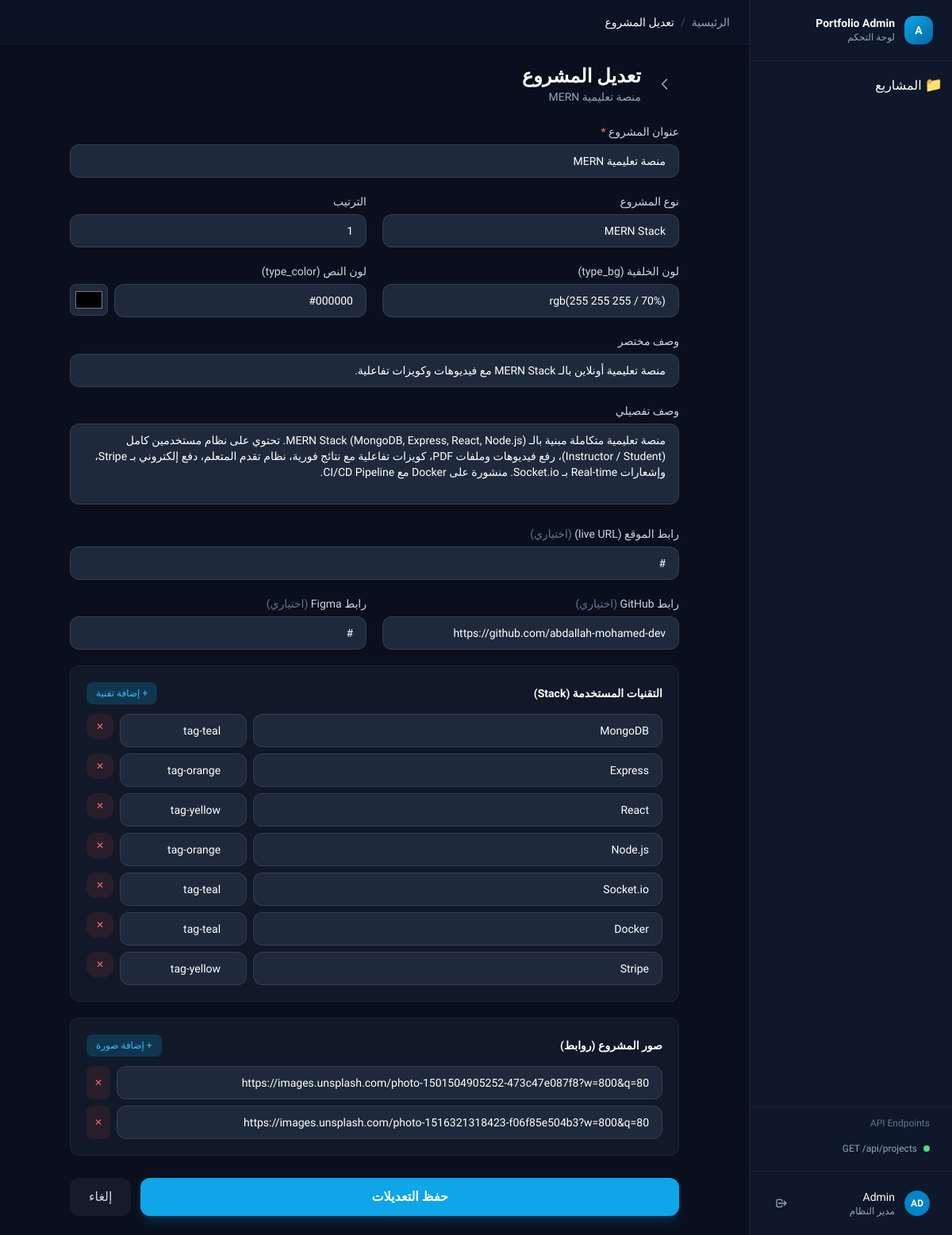
Page /dashboard/projects/1/edit (signed in) on the earlier database version.
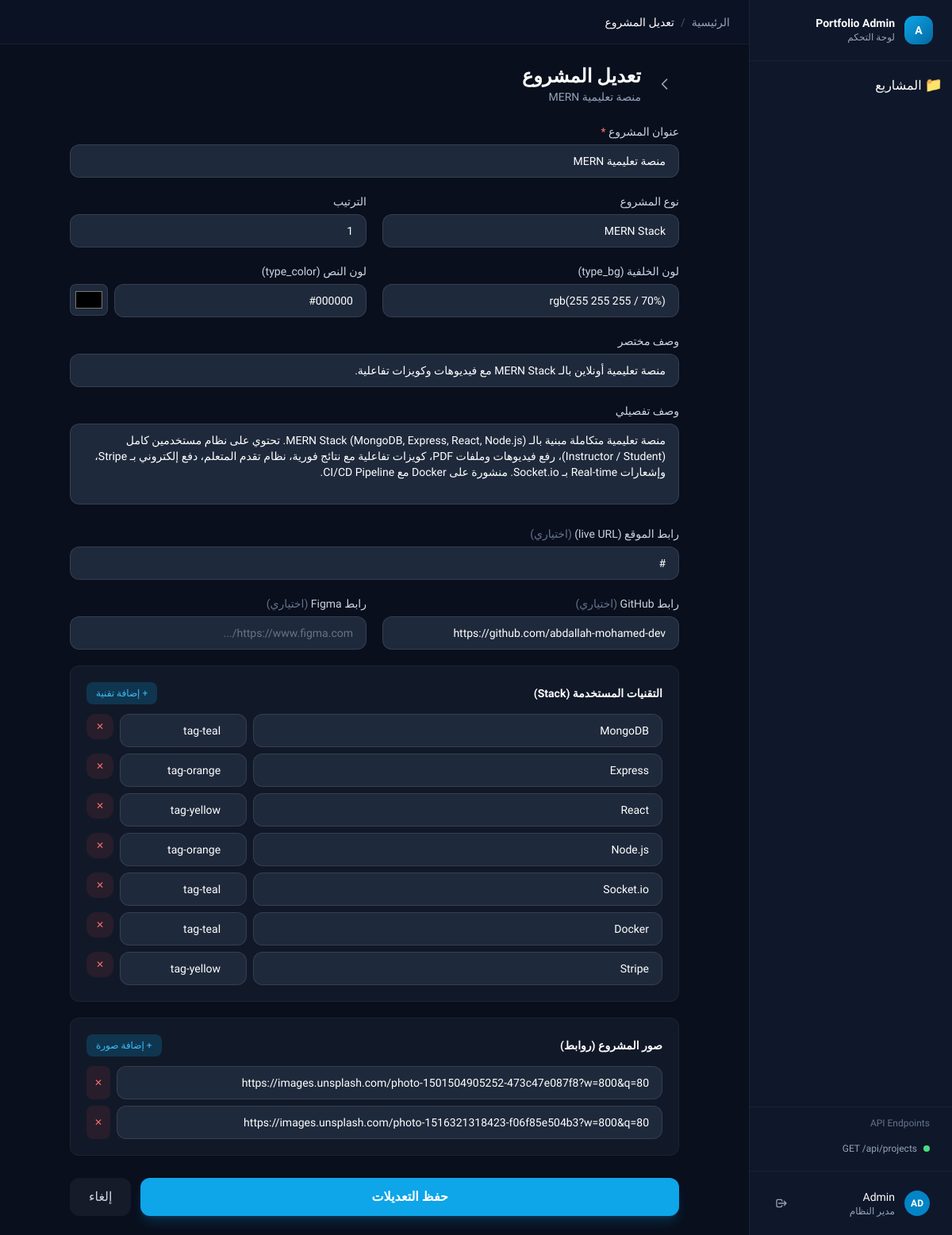
Same page on the later database version.
### tables this page shows
CREATE TABLE projects (
            id          INTEGER PRIMARY KEY AUTOINCREMENT,
            title       TEXT    NOT NULL,
            type        TEXT    NOT NULL DEFAULT '',
            type_bg     TEXT    NOT NULL DEFAULT 'rgba(255,255,255,0.1)',
            type_color  TEXT    NOT NULL DEFAULT '#ffffff',
            short_desc  TEXT    NOT NULL DEFAULT '',
            full_desc   TEXT    NOT NULL DEFAULT '',
            stack       TEXT    NOT NULL DEFAULT '[]',
            stack_colors TEXT   NOT NULL DEFAULT '[]',
            images      TEXT    NOT NULL DEFAULT '[]',
            live_url    TEXT    NOT NULL DEFAULT '#',
            github_url  TEXT    NOT NULL DEFAULT '#',
            figma_url   TEXT    NOT NULL DEFAULT '#',
            sort_order  INTEGER NOT NULL DEFAULT 0,
            created_at  TEXT    NOT NULL DEFAULT (datetime('now'))
        );

### config/auth.php (called while the page is built, shortened)
<?php
function isLoggedIn(): bool
{
    return isset($_SESSION['admin_logged_in']) && $_SESSION['admin_logged_in'] === true;
}

### modules/projects/form_fields.php (the view, shortened to what this page needs)
<?php
$p = $project ?? [];
$v = function(string $key, string $default = '') use ($p): string {
    return htmlspecialchars($p[$key] ?? $default, ENT_QUOTES, 'UTF-8');
};
$stackArr  = json_decode($p['stack']        ?? '[]', true) ?: [];
$colorsArr = json_decode($p['stack_colors'] ?? '[]', true) ?: [];
$imagesArr = json_decode($p['images']       ?? '[]', true) ?: [];
$frmL = "block text-sm text-slate-300 font-medium mb-1.5";
$frmI = "w-full bg-slate-800 border border-white/10 rounded-xl px-4 py-2.5 text-white placeholder-slate-500 focus:outline-none focus:ring-2 focus:ring-sky-500/50 focus:border-sky-500/50 transition-all text-sm";
?>
<div class="grid grid-cols-1 sm:grid-cols-2 gap-5">
    <div class="sm:col-span-2">
        <label class="<?= $frmL ?>">عنوان المشروع <span class="text-red-400">*</span></label>
        <input type="text" name="title" required value="<?= $v('title') ?>" class="<?= $frmI ?>" placeholder="e.g. منصة تعليمية MERN">
    </div>
    <div>
        <label class="<?= $frmL ?>">نوع المشروع</label>
        <input type="text" name="type" value="<?= $v('type') ?>" class="<?= $frmI ?>" placeholder="e.g. MERN Stack">
    </div>
    <div>
        <label class="<?= $frmL ?>">الترتيب</label>
        <input type="number" name="sort_order" value="<?= $v('sort_order', '0') ?>" class="<?= $frmI ?>" min="0">
    </div>
    <div>
        <label class="<?= $frmL ?>">لون الخلفية (type_bg)</label>
        <input type="text" name="type_bg" value="<?= $v('type_bg', 'rgba(255,255,255,0.1)') ?>"
               class="<?= $frmI ?>" placeholder="rgba(245,230,66,0.1)">
    </div>
    <div>
        <label class="<?= $frmL ?>">لون النص (type_color)</label>
        <div class="flex gap-2">
            <input type="text" name="type_color" id="typeColorText" value="<?= $v('type_color', '#ffffff') ?>"
                   class="<?= $frmI ?> flex-1" placeholder="#F5E642">
            <input type="color" id="typeColorPicker" value="<?= $v('type_color', '#ffffff') ?>"
                   class="w-12 h-10 rounded-lg border border-white/10 bg-slate-800 cursor-pointer p-1">
        </div>
    </div>
    <div class="sm:col-span-2">
        <label class="<?= $frmL ?>">وصف مختصر</label>
        <input type="text" name="short_desc" value="<?= $v('short_desc') ?>"
               class="<?= $frmI ?>" placeholder="وصف قصير يظهر في البطاقة">
    </div>
    <div class="sm:col-span-2">
        <label class="<?= $frmL ?>">وصف تفصيلي</label>
        <textarea name="full_desc" rows="4" class="<?= $frmI ?> resize-none"
                  placeholder="وصف مفصّل يظهر في صفحة تفاصيل المشروع"><?= $v('full_desc') ?></textarea>
    </div>
    <div class="sm:col-span-2">
        <label class="<?= $frmL ?>">رابط الموقع (live URL) <span class="text-slate-500 font-normal ml-1">(اختياري)</span></label>
        <input type="text" name="live_url" value="<?= $v('live_url', '#') ?>"
               class="<?= $frmI ?>" placeholder="https://...">
    </div>
    <div>
        <label class="<?= $frmL ?>">رابط GitHub <span class="text-slate-500 font-normal ml-1">(اختياري)</span></label>
        <input type="text" name="github_url" value="<?= $v('github_url', '#') ?>"
               class="<?= $frmI ?>" placeholder="https://github.com/...">
    </div>
    <div>
        <label class="<?= $frmL ?>">رابط Figma <span class="text-slate-500 font-normal ml-1">(اختياري)</span></label>
        <input type="text" name="figma_url" value="<?= $v('figma_url', '#') ?>"
               class="<?= $frmI ?>" placeholder="https://www.figma.com/...">
    </div>
</div>
<div class="bg-slate-800/40 border border-white/5 rounded-xl p-5 space-y-3">
    <div class="flex items-center justify-between">
        <label class="text-sm font-semibold text-white">التقنيات المستخدمة (Stack)</label>
        <button type="button" onclick="addStackRow()"
                class="text-xs px-3 py-1.5 bg-sky-500/20 text-sky-400 rounded-lg hover:bg-sky-500/30 transition-all">
            + إضافة تقنية
        </button>
    </div>
    <div id="stack-container" class="space-y-2">
        <?php
        $maxRows = max(count($stackArr), count($colorsArr), 1);
        for ($i = 0; $i < $maxRows; $i++):
            $tag   = htmlspecialchars($stackArr[$i] ?? '', ENT_QUOTES);
            $color = htmlspecialchars($colorsArr[$i] ?? 'tag-teal', ENT_QUOTES);
        ?>
        <div class="flex flex-col sm:flex-row gap-2 stack-row">
            <input type="text" name="stack[]" value="<?= $tag ?>" placeholder="MongoDB"
                   class="<?= $frmI ?> flex-1 text-sm min-w-0">
            <select name="stack_colors[]" class="<?= $frmI ?> sm:w-40 text-sm appearance-none pr-8">
                <?php foreach (['tag-teal','tag-orange','tag-yellow','tag-pink','tag-purple','tag-blue'] as $c): ?>
                    <option value="<?= $c ?>" <?= $color === $c ? 'selected' : '' ?>><?= $c ?></option>
                <?php endforeach; ?>
            </select>
            <button type="button" onclick="this.closest('.stack-row').remove()"
                    class="px-3 py-2 bg-red-500/10 text-red-400 hover:bg-red-500/20 rounded-xl transition-all text-xs shrink-0 self-start sm:self-auto h-full">✕</button>
        </div>
        <?php endfor; ?>
    </div>
</div>
<div class="bg-slate-800/40 border border-white/5 rounded-xl p-5 space-y-3">
    <div class="flex items-center justify-between">
        <label class="text-sm font-semibold text-white">صور المشروع (روابط)</label>
        <button type="button" onclick="addImageRow()"
                class="text-xs px-3 py-1.5 bg-sky-500/20 text-sky-400 rounded-lg hover:bg-sky-500/30 transition-all">
            + إضافة صورة
        </button>
    </div>
    <div id="images-container" class="space-y-2">
        <?php
        $imgs = count($imagesArr) > 0 ? $imagesArr : [''];
        foreach ($imgs as $img):
            $imgVal = htmlspecialchars($img, ENT_QUOTES);
        ?>
        <div class="flex gap-2 image-row">
            <input type="text" name="images[]" value="<?= $imgVal ?>" placeholder="https://images.unsplash.com/..."
                   class="<?= $frmI ?> flex-1 text-sm">
            <button type="button" onclick="this.closest('.image-row').remove()"
                    class="px-2.5 py-1.5 bg-red-500/10 text-red-400 hover:bg-red-500/20 rounded-lg transition-all text-xs">✕</button>
        </div>
        <?php endforeach; ?>
    </div>
</div>

### modules/projects/edit.php (shortened to what this page needs)
<?php
require_once __DIR__ . '/../../config/auth.php';
$parts = explode('/', trim(parse_url($_SERVER['REQUEST_URI'], PHP_URL_PATH), '/'));
$id = isset($parts[2]) ? (int)$parts[2] : 0;
$db = getDB();
$stmt = $db->prepare("SELECT * FROM projects WHERE id = ?");
$stmt->execute([$id]);
$project = $stmt->fetch();
?>
<div class="max-w-3xl mx-auto">
    <div class="flex items-center gap-3 mb-6">
        <a href="/dashboard/projects"
           class="text-slate-400 hover:text-white transition-colors p-2 rounded-lg hover:bg-white/5">
            <svg xmlns="http://www.w3.org/2000/svg" class="w-5 h-5" fill="none" viewBox="0 0 24 24" stroke="currentColor">
                <path stroke-linecap="round" stroke-linejoin="round" stroke-width="2" d="M15 19l-7-7 7-7"/>
            </svg>
        </a>
        <div>
            <h2 class="text-2xl font-bold text-white">تعديل المشروع</h2>
            <p class="text-slate-400 text-sm"><?= htmlspecialchars($project['title'], ENT_QUOTES) ?></p>
        </div>
    </div>
    <form method="POST" action="/dashboard/projects/update" class="space-y-5">
        <?php require __DIR__ . '/form_fields.php'; ?>
        <div class="flex gap-3 pt-2">
            <button type="submit"
                    class="flex-1 bg-sky-500 hover:bg-sky-400 text-white font-semibold py-3 rounded-xl transition-all shadow-lg shadow-sky-500/20">
                حفظ التعديلات
            </button>
            <a href="/dashboard/projects"
               class="px-6 py-3 bg-white/5 hover:bg-white/10 text-slate-300 rounded-xl transition-all font-medium">
                إلغاء
            </a>
        </div>
    </form>
</div>
<?php
$content   = ob_get_clean();
$pageTitle = 'تعديل المشروع';
require __DIR__ . '/../../views/layout/base.php';

### index.php (shortened to what this page needs)
<?php
require_once __DIR__ . '/config/auth.php';
$uri    = parse_url($_SERVER['REQUEST_URI'], PHP_URL_PATH);
$uri    = rtrim($uri, '/') ?: '/';
if (preg_match('#^/dashboard/projects/(\d+)/edit$#', $uri)) {
    require __DIR__ . '/modules/projects/edit.php';
    exit;
}
?>

### views/layout/base.php (shortened to what this page needs)
<?php
function e(string $value): string {
    return htmlspecialchars($value, ENT_QUOTES, 'UTF-8');
}
?>
<!DOCTYPE html>
<html lang="ar" dir="rtl">
<head>
    <script src="https://cdn.tailwindcss.com"></script>
</head>
<body class="bg-dark-950 text-white min-h-screen">
<div class="flex min-h-screen">
    <?php if (isLoggedIn()): ?>
        <?php require __DIR__ . '/sidebar.php'; ?>
    <?php endif; ?>
    <div class="flex-1 flex flex-col min-w-0">
        <?php if (isLoggedIn()): ?>
            <?php require __DIR__ . '/header.php'; ?>
        <?php endif; ?>
        <main class="flex-1 p-6 overflow-auto">
            <?php echo $content ?? ''; ?>
        </main>
    </div>
</div>
</body>
</html>

### views/layout/sidebar.php (shortened to what this page needs)
<?php
$currentPath = parse_url($_SERVER['REQUEST_URI'], PHP_URL_PATH);
?>
<aside class="w-64 bg-dark-900 border-l border-white/5 flex flex-col shrink-0 min-h-screen">
    <div class="px-6 py-5 border-b border-white/5">
        <div class="flex items-center gap-3">
            <div class="w-9 h-9 rounded-xl bg-gradient-to-br from-brand-500 to-brand-700 flex items-center justify-center text-white font-bold text-sm">A</div>
            <div>
                <p class="text-sm font-bold text-white leading-tight">Portfolio Admin</p>
                <p class="text-xs text-slate-400">لوحة التحكم</p>
            </div>
        </div>
    </div>
    <nav class="flex-1 px-3 py-4 space-y-1 overflow-y-auto">
        <a href="/dashboard/projects"
           class="sidebar-link <?= str_starts_with($currentPath, '/dashboard/projects') ? 'active' : '' ?>">
            <span class="text-lg">📁</span>
            <span>المشاريع</span>
        </a>
    </nav>
    <div class="px-3 py-3 border-t border-white/5">
        <p class="text-xs text-slate-500 px-4 mb-2 font-medium">API Endpoints</p>
        <a href="/api/projects" target="_blank"
           class="flex items-center gap-2 px-4 py-2 text-xs text-slate-400 hover:text-brand-400 hover:bg-white/5 rounded-xl transition-all">
            <span class="w-2 h-2 rounded-full bg-green-400 inline-block"></span>
            GET /api/projects
        </a>
    </div>
    <div class="px-3 py-3 border-t border-white/5">
        <div class="flex items-center gap-3 px-4 py-2.5">
            <div class="w-8 h-8 rounded-full bg-brand-600 flex items-center justify-center text-xs font-bold">AD</div>
            <div class="flex-1 min-w-0">
                <p class="text-sm text-white font-medium truncate"><?= e($_SESSION['admin_user'] ?? 'Admin') ?></p>
                <p class="text-xs text-slate-400">مدير النظام</p>
            </div>
            <a href="/logout" title="تسجيل الخروج"
               class="text-slate-400 hover:text-red-400 transition-colors p-1 rounded-lg hover:bg-red-400/10">
                <svg xmlns="http://www.w3.org/2000/svg" class="w-4 h-4" fill="none" viewBox="0 0 24 24" stroke="currentColor">
                    <path stroke-linecap="round" stroke-linejoin="round" stroke-width="2"
                          d="M17 16l4-4m0 0l-4-4m4 4H7m6 4v1a2 2 0 01-2 2H5a2 2 0 01-2-2V7a2 2 0 012-2h6a2 2 0 012 2v1"/>
                </svg>
            </a>
        </div>
    </div>
</aside>

### views/layout/header.php (shortened to what this page needs)
<header class="h-14 bg-dark-900/50 border-b border-white/5 flex items-center px-6 gap-4 sticky top-0 z-10 backdrop-blur-md">
    <div class="flex-1 flex items-center gap-2 text-sm text-slate-400">
        <a href="/dashboard/projects" class="hover:text-white transition-colors">الرئيسية</a>
        <?php if (isset($pageTitle)): ?>
            <span class="text-slate-600">/</span>
            <span class="text-white font-medium"><?= e($pageTitle) ?></span>
        <?php endif; ?>
    </div>
</header>

### views/layout/base.php (style rules this page uses)
body { font-family: 'Cairo', 'Tajawal', sans-serif; }
.sidebar-link { @apply flex items-center gap-3 px-4 py-2.5 rounded-xl text-slate-300 hover:bg-white/10 hover:text-white transition-all duration-200; }
.sidebar-link.active { @apply bg-brand-500/20 text-brand-400 font-semibold; }

Differences in the rows shown:
changed projects "منصة تعليمية MERN": figma_url "#" → (not shown)
